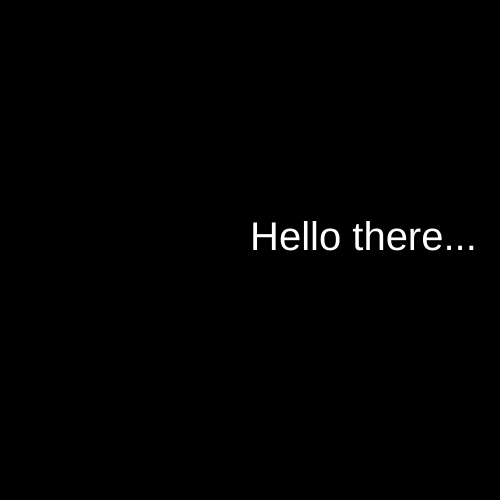
Frame 1 (no input)
Frame 60 (no input): identical to frame 1, image omitted
Frame 120 (the mouse pressed at the canvas centre since frame 60): identical to frame 1, image omitted

The p5.js sketch that drew this single still picture (run headless with seeded random() and noise() and a simulated clock; from frame 60 on, the mouse is pressed at the canvas centre):

// p5.js sketch
// ── sketch.js
function setup () {
  createCanvas(500,500)
  textSize(40)

  console.log(sayHello());
}

function draw() {
  background(0)
  noStroke()
  fill(255)

  text(sayHello(), width/2, height/2)
}

function sayHello() {
  return "Hello there... "
}
